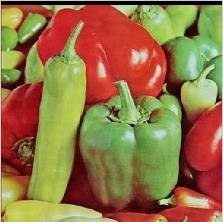
#> input picture images/pepper.jpg, 223 x 222 px
$ python -i histogram.py   (imports and definitions only)
#> lines starting #> are read from the running program, lines starting #| are printed output that depends on the picture
#> further down, picture is the input picture: shape (222, 223, 3); mean B, G, R 67.6, 114.4, 147.2
### dip/transforms/color.py
"""
Color Space Conversion Operations

การแปลง color space ต่างๆ เช่น grayscale, BGR, RGB, HSV
"""

import cv2 as cv
import numpy as np
from typing import Tuple


def to_grayscale(image: np.ndarray) -> np.ndarray:
    """
    แปลงภาพเป็น grayscale

    Args:
        image: Input image (BGR, BGRA, or already grayscale)

    Returns:
        Grayscale image
    """
    if len(image.shape) == 2:
        return image.copy()
    if len(image.shape) == 3:
        if image.shape[2] == 4:  # BGRA
            return cv.cvtColor(image, cv.COLOR_BGRA2GRAY)
        return cv.cvtColor(image, cv.COLOR_BGR2GRAY)
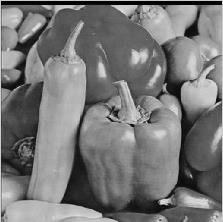
#> returned value: shape (222, 223); min 0, max 241, mean 118.8
    return image.copy()


# [84 lines left out: functions to_bgr, to_rgb, to_hsv, to_lab, split_channels, merge_channels, not called in this run]


__all__ = [
    'to_grayscale',
    'to_bgr',
    'to_rgb',
    'to_hsv',
    'to_lab',
    'split_channels',
    'merge_channels',
]

### dip/transforms/histogram.py
"""
Histogram Operations

การทำ histogram operations เช่น equalization, CLAHE, stretching
"""

import cv2 as cv
import numpy as np
from typing import Tuple

from .color import to_grayscale


# [132 lines left out: functions histogram_equalization, clahe, contrast_stretch, normalize, histogram_matching, calculate_histogram, not called in this run]


def normalize_lighting(image: np.ndarray) -> np.ndarray:
    """
    Normalize uneven lighting

    Args:
        image: Input grayscale image

    Returns:
        Image with normalized lighting
    """
    gray = to_grayscale(image)

    # Create background estimation using large blur
    blur_size = min(51, (gray.shape[0] // 2) * 2 + 1, (gray.shape[1] // 2) * 2 + 1)
#> blur_size = 51
    blur_size = max(3, blur_size)
    blur = cv.GaussianBlur(gray, (blur_size, blur_size), 0)
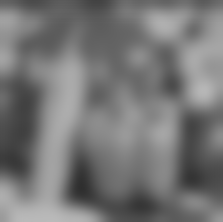
#> blur: shape (222, 223); min 46, max 186, mean 118.2

    # Subtract background
    normalized = cv.subtract(gray, blur)
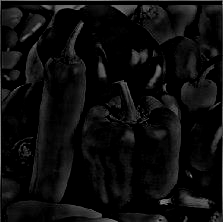
#> normalized: shape (222, 223); min 0, max 146, mean 13

    # Normalize to full range
    return cv.normalize(normalized, None, 0, 255, cv.NORM_MINMAX).astype(np.uint8)
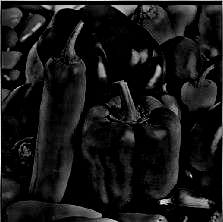
#> returned value: shape (222, 223); min 0, max 255, mean 22.6


__all__ = [
    'histogram_equalization',
    'clahe',
    'contrast_stretch',
    'normalize',
    'histogram_matching',
    'calculate_histogram',
    'normalize_lighting',
]

>>> import cv2
>>> picture = cv2.imread('../../images/pepper.jpg')
>>> result = normalize_lighting(picture)

$ run again, on images/sailboat.jpg
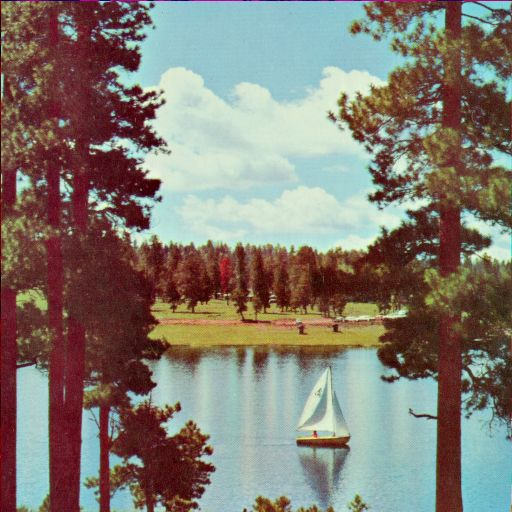
#> input picture images/sailboat.jpg, 512 x 512 px
#> picture is the input picture: shape (512, 512, 3); mean B, G, R 114.9, 124.3, 131
#> in normalize_lighting, `blur = cv.GaussianBlur(gray, (blur_size, blur_size), 0)`:
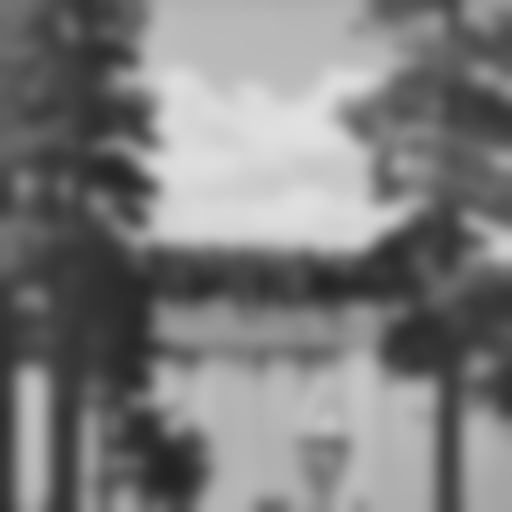
#> blur: shape (512, 512); min 34, max 225, mean 125.4
#> in normalize_lighting, `return cv.normalize(normalized, None, 0, 255, cv.NORM_MINMAX).astype(n..`:
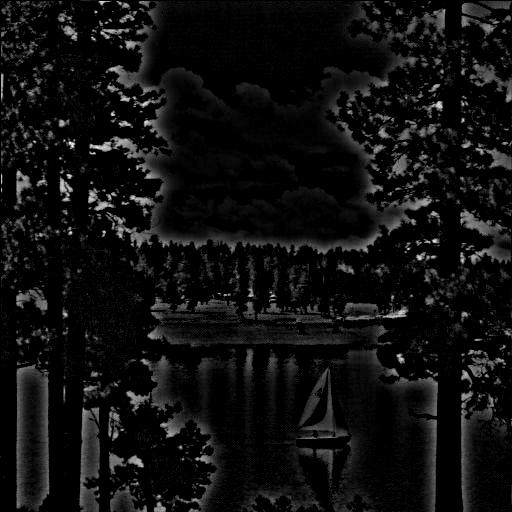
#> returned value: shape (512, 512); min 0, max 255, mean 15.4
